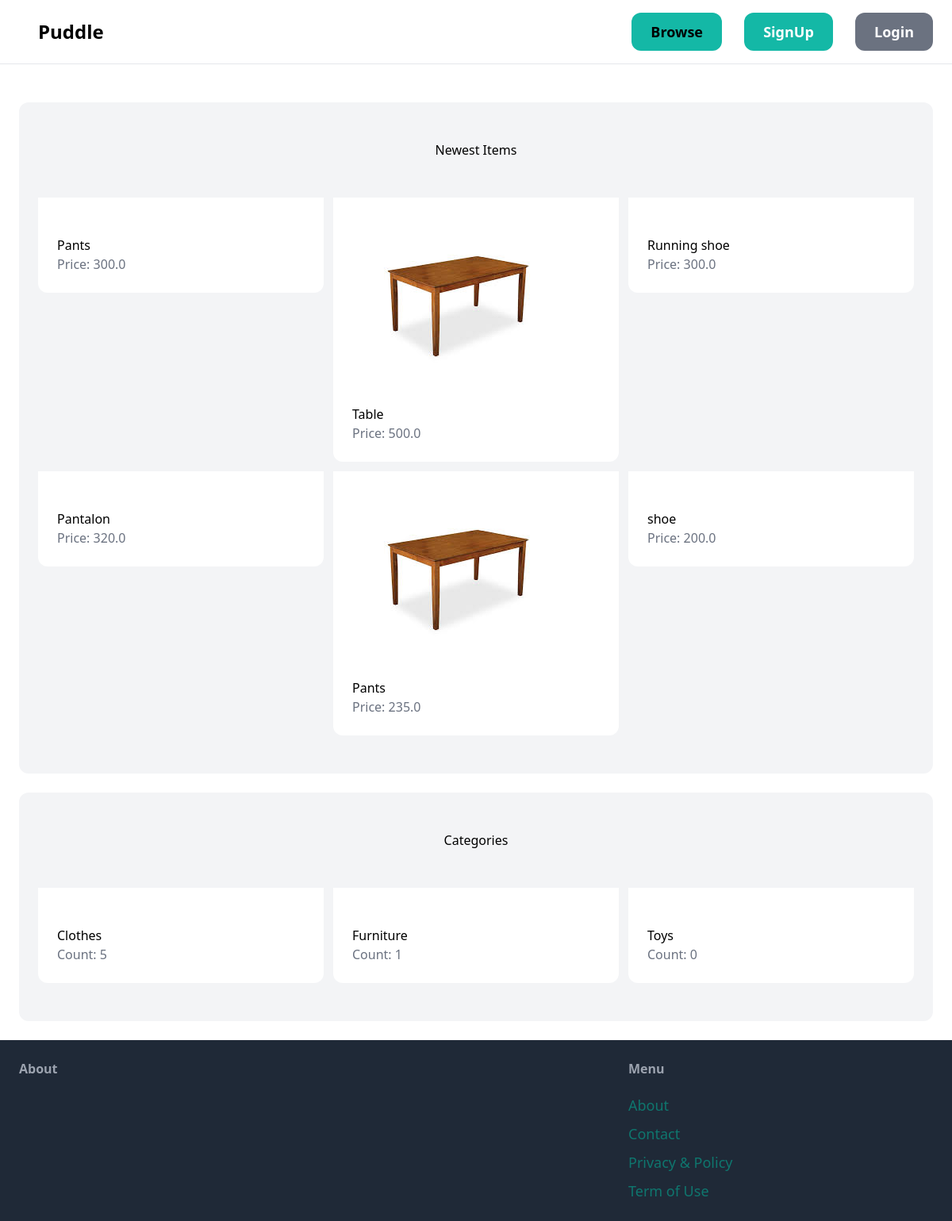
The page / on the database its author committed.
### items/models.py (models this page shows, shortened)
class item(models.Model):
    name = models.CharField(max_length=255)
    discription = models.TextField(blank=True, null=True)
    price = models.FloatField()
    is_sold = models.BooleanField(default=False)
    created_at = models.DateTimeField(auto_now_add=True)
    created_by = models.ForeignKey('Users.User', related_name='items', on_delete=models.CASCADE)
    categoty = models.ForeignKey(category, related_name='items', on_delete=models.CASCADE)
    image = models.ImageField(upload_to='item_images/', null=True, blank=True)
    quantity = models.IntegerField()

class category(models.Model):
    name = models.CharField(max_length=255)

### website/views.py (the view)
# urls.py: path("", views.index, name='dashboard')
def index(request):
    items = item.objects.filter(is_sold=False)
    categories = category.objects.all()
    return render(request, 'website/index.html', {'categories': categories, 'items':items})

### templates/website/index.html (shortened to what this page needs)
{% extends 'website/base.html' %}
{% block content %}
<div class="mt-6 px-6 py-12 bg-gray-100 rounded-xl">
    <h1 class="mb-12 text-2l text-center">Newest Items</h1>
    <div class="grid grid-cols-3 gap-3">
        {% for item in items %}
            <div>
                <a href="{% url 'detail' item.id  %}">
                    <div class="p-6 bg-white rounded-b-xl">
                        {% if item.image %}
                            <figure class="image mb-6">
                                <img src="{{ item.image.url }}">
                            </figure>
                        {% endif %}<br>
                        <h2 class="text-2pl">{{ item.name }}</h2>
                        <p class="text-gray-500">Price: {{ item.price }}</p>
                    </div>
                </a>
            </div>
        {% endfor %}
    </div>
</div>
<div class="mt-6 px-6 py-12 bg-gray-100 rounded-xl">
    <h1 class="mb-12 text-2l text-center">Categories</h1>
    <div class="grid grid-cols-3 gap-3">
        {% for category in categories %}
            <div>
                <a href="#">
                    <div class="p-6 bg-white rounded-b-xl">
                        <br>
                        <h2 class="text-2pl">{{ category.name }}</h2>
                        <p class="text-gray-500">Count: {{ category.items.count }}</p>
                    </div>
                </a>
            </div>
        {% endfor %}
    </div>
</div>
{% endblock %}

### rows shown on the page
item: name "Pants", price "300.0"
item: image (picture), name "Table", price "500.0"
item: name "Running shoe", price "300.0"
item: name "Pantalon", price "320.0"
item: image (picture), name "Pants", price "235.0"
item: name "shoe", price "200.0"
category: name "Clothes", items.count "5"
category: name "Furniture", items.count "1"
category: name "Toys", items.count "0"
